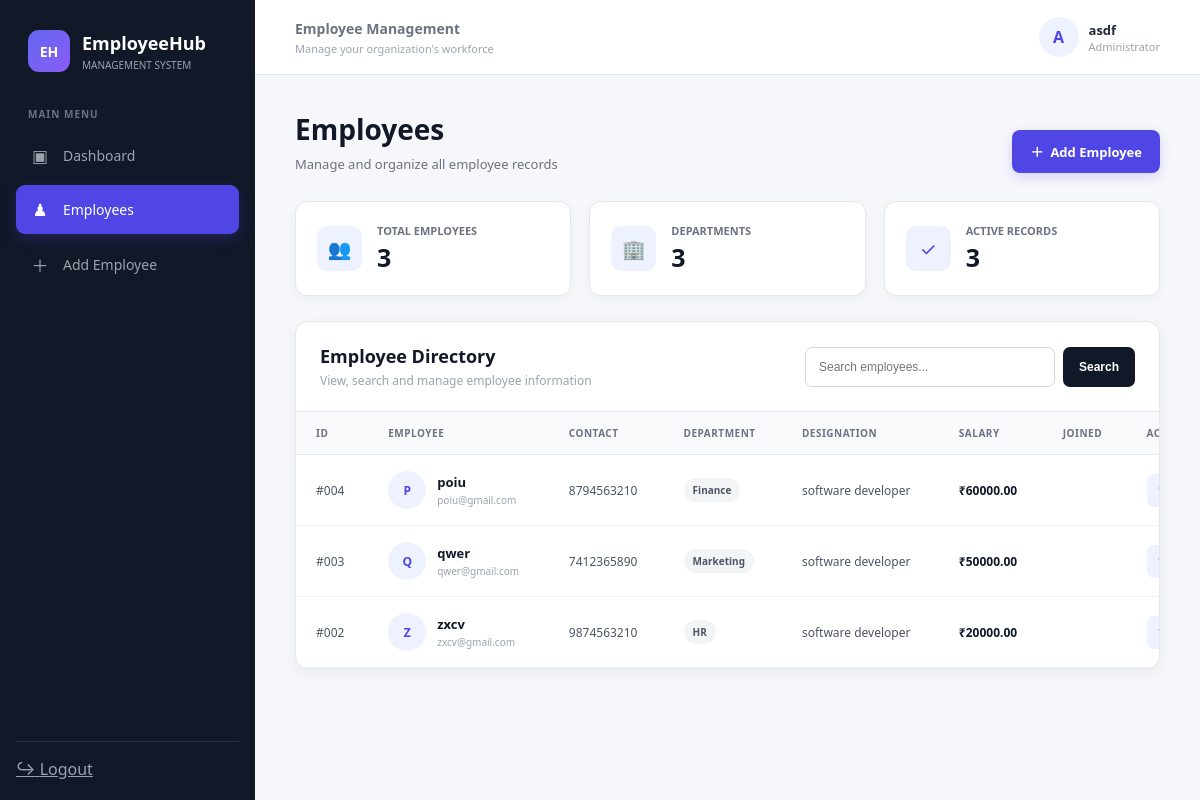
Screenshot of /employees (signed in) with the database file from the repository.
### tables this page shows
CREATE TABLE employees (
            id INTEGER PRIMARY KEY AUTOINCREMENT,
            name TEXT NOT NULL,
            email TEXT UNIQUE NOT NULL,
            phone TEXT NOT NULL,
            department TEXT NOT NULL,
            designation TEXT NOT NULL,
            salary REAL NOT NULL,
            date_of_joining TEXT NOT NULL
        );

### app.py (the view)
@app.route("/employees")
@login_required
def employees():
    search = request.args.get("search", "").strip()
    conn = get_db()
    if search:
        employee_list = conn.execute("""
            SELECT * FROM employees
            WHERE name LIKE ?
            OR email LIKE ?
            OR department LIKE ?
            OR designation LIKE ?
        """, (
            f"%{search}%",
            f"%{search}%",
            f"%{search}%",
            f"%{search}%"
        )).fetchall()
    else:
        employee_list = conn.execute("""
            SELECT * FROM employees
            ORDER BY id DESC
        """).fetchall()
    conn.close()
    return render_template(
        "employees.html",
        employees=employee_list,
        search=search
    )

### app.py (called while the page is built)
def get_db():
    conn = sqlite3.connect(DATABASE)
    conn.row_factory = sqlite3.Row
    return conn

def login_required(f):
    @wraps(f)
    def decorated_function(*args, **kwargs):
        if "admin_id" not in session:
            flash("Please login first.", "error")
            return redirect(url_for("login"))
        return f(*args, **kwargs)
    return decorated_function

### templates/employees.html (shortened to what this page needs)
<!DOCTYPE html>
<html lang="en">
<head>
</head>
<body>
<aside class="sidebar">
    <div class="logo">
        <div class="logo-box">
            EH
        </div>
        <div>
            <div class="logo-text">
                EmployeeHub
            </div>
            <div class="logo-subtitle">
                MANAGEMENT SYSTEM
            </div>
        </div>
    </div>
    <div class="menu-title">
        MAIN MENU
    </div>
    <nav class="nav">
        <a href="{{ url_for('dashboard') }}">
            <span class="nav-icon">▣</span>
            <span class="nav-text">
                Dashboard
            </span>
        </a>
        <a
            href="{{ url_for('employees') }}"
            class="active"
        >
            <span class="nav-icon">♟</span>
            <span class="nav-text">
                Employees
            </span>
        </a>
        <a href="{{ url_for('add_employee') }}">
            <span class="nav-icon">＋</span>
            <span class="nav-text">
                Add Employee
            </span>
        </a>
    </nav>
    <div class="logout">
        <a href="{{ url_for('logout') }}">
            <span class="nav-icon">↪</span>
            <span class="nav-text">
                Logout
            </span>
        </a>
    </div>
</aside>
<main class="main">
    <header class="topbar">
        <div>
            <div class="top-title">
                Employee Management
            </div>
            <div class="top-subtitle">
                Manage your organization's workforce
            </div>
        </div>
        <div class="profile">
            <div class="profile-avatar">
                {{ session["admin_name"][0]|upper }}
            </div>
            <div>
                <div class="profile-name">
                    {{ session["admin_name"] }}
                </div>
                <div class="profile-role">
                    Administrator
                </div>
            </div>
        </div>
    </header>
    <section class="content">
        <div class="page-header">
            <div>
                <h1>
                    Employees
                </h1>
                <p>
                    Manage and organize all employee records
                </p>
            </div>
            <a
                href="{{ url_for('add_employee') }}"
                class="add-button"
            >
                <span>＋</span>
                Add Employee
            </a>
        </div>
        <div class="stats">
            <div class="stat-card">
                <div class="stat-icon">
                    👥
                </div>
                <div>
                    <div class="stat-label">
                        Total Employees
                    </div>
                    <div class="stat-value">
                        {{ employees|length }}
                    </div>
                </div>
            </div>
            <div class="stat-card">
                <div class="stat-icon">
                    🏢
                </div>
                <div>
                    <div class="stat-label">
                        Departments
                    </div>
                    <div class="stat-value">
                        {{ employees|map(attribute='department')|unique|list|length }}
                    </div>
                </div>
            </div>
            <div class="stat-card">
                <div class="stat-icon">
                    ✓
                </div>
                <div>
                    <div class="stat-label">
                        Active Records
                    </div>
                    <div class="stat-value">
                        {{ employees|length }}
                    </div>
                </div>
            </div>
        </div>
        <div class="employee-card">
            <div class="card-header">
                <div>
                    <div class="card-title">
                        Employee Directory
                    </div>
                    <div class="card-description">
                        View, search and manage employee information
                    </div>
                </div>
                <form
                    method="GET"
                    action="{{ url_for('employees') }}"
                    class="search-form"
                >
                    <input
                        class="search-input"
                        type="text"
                        name="search"
                        placeholder="Search employees..."
                        value="{{ request.args.get('search', '') }}"
                    >
                    <button
                        class="search-button"
                        type="submit"
                    >
                        Search
                    </button>
                </form>
            </div>
            {% if employees %}
            <div class="table-container">
                <table>
                    <thead>
                        <tr>
                            <th>ID</th>
                            <th>Employee</th>
                            <th>Contact</th>
                            <th>Department</th>
                            <th>Designation</th>
                            <th>Salary</th>
                            <th>Joined</th>
                            <th>Actions</th>
                        </tr>
                    </thead>
                    <tbody>
                    {% for employee in employees %}
                        <tr>
                            <td>
                                #{{ "%03d"|format(employee.id) }}
                            </td>
                            <td>
                                <div class="employee">
                                    <div class="employee-avatar">
                                        {{ employee.name[0]|upper }}
                                    </div>
                                    <div>
                                        <div class="employee-name">
                                            {{ employee.name }}
                                        </div>
                                        <div class="employee-email">
                                            {{ employee.email }}
                                        </div>
                                    </div>
                                </div>
                            </td>
                            <td>
                                {{ employee.phone }}
                            </td>
                            <td>
                                <span class="department-badge">
                                    {{ employee.department }}
                                </span>
                            </td>
                            <td>
                                {{ employee.designation }}
                            </td>
                            <td>
                                <span class="salary">
                                    ₹{{ "%.2f"|format(employee.salary) }}
                                </span>
                            </td>
                            <td>
                            </td>
                            <td>
                                <div class="actions">
                                    <a
                                        href="{{ url_for('edit_employee', id=employee.id) }}"
                                        class="action edit"
                                        title="Edit Employee"
                                    >
                                    </a>
                                </div>
                            </td>
                        </tr>
                    {% endfor %}
                    </tbody>
                </table>
            </div>
            {% endif %}
        </div>
    </section>
</main>
</body>
</html>

### rows the page displays
employees: id "004", name "P", name "poiu", email "poiu@gmail.com", phone "8794563210", department "Finance", designation "software developer", salary "60000.00"
employees: id "003", name "Q", name "qwer", email "qwer@gmail.com", phone "7412365890", department "Marketing", designation "software developer", salary "50000.00"
employees: id "002", name "Z", name "zxcv", email "zxcv@gmail.com", phone "9874563210", department "HR", designation "software developer", salary "20000.00"

### other values shown
{{ session["admin_name"][0]|upper }} "A"
{{ session["admin_name"] }} "asdf"
{{ employees|length }} "3"
{{ employees|map(attribute='department')|unique|list|length }} "3"
